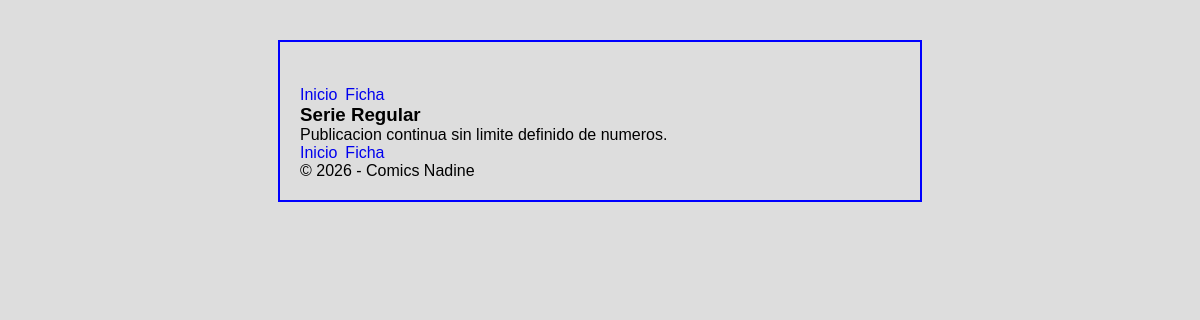
The app's page /db_comics/info2.php with its own data.
### tables this page shows
CREATE TABLE `tipos_comic` (
  `id` int NOT NULL AUTO_INCREMENT,
  `nombre` varchar(100) NOT NULL,
  `descripcion` text,
  PRIMARY KEY (`id`)
);

### db_comics/info2.php (the view, shortened to what this page needs)
<? include "header.php"; ?>
<?
$conn = new mysqli(SERV, USER, PASS, DBNM);
$conn->set_charset("utf8mb4");
$id = $_GET["id"] ?? 1;
$sql = "SELECT * FROM tipos_comic WHERE id={$id}";
$result = $conn->query($sql);
if ($result->num_rows > 0):
    echo "<div class='contenedor'>";
    while ($row = $result->fetch_assoc()):    ?>
        <div class="ficha ">
            <h3><?php echo $row['nombre'];?></h3>
                <p><?php echo $row['descripcion'];?></p>
        </div>
    <? endwhile; ?>
    <?php
else: ?>
    <p>0 resultados</p>
<?php
endif;
?>
<? include "footer.php"; ?>

### db_comics/styles.css (style rules this page uses)
* { margin: 0; padding: 0; }
body { background-color: #eeeeee; font-family: sans-serif; padding:20px; }
body { max-width: 600px; margin: 40px auto; background-color: #dddddd; border: 2px solid blue; }

### records on screen
tipos_comic: nombre "Serie Regular", descripcion "Publicacion continua sin limite definido de numeros."
